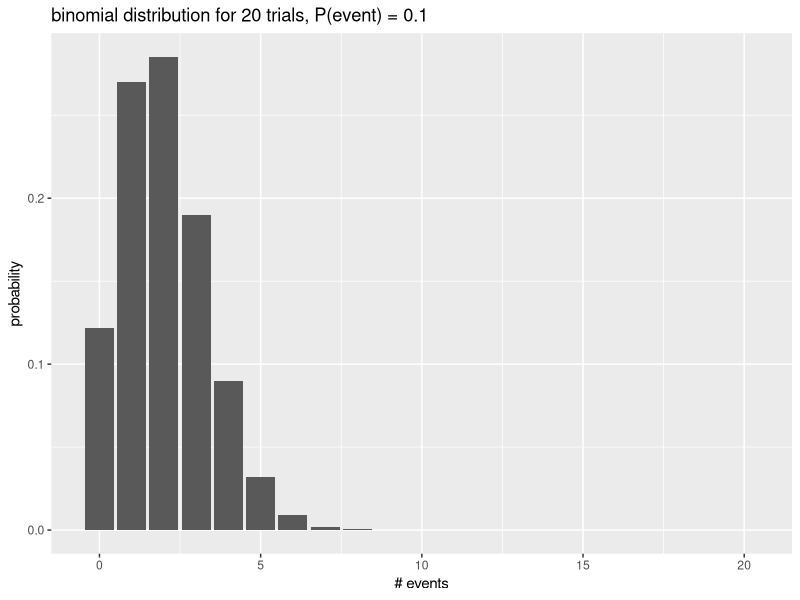

Write R code to recreate this figure.
## ---- chunk 1
knitr::opts_chunk$set(echo = TRUE)
library(tidyverse)
## ---- chunk 2
library(tidyverse)
library(glue)

p_success <- 0.1
N <- 20

plot_data1 <- tibble(x = 0:N,
                     y = dbinom(x, size = N, prob = p_success))

ggplot(plot_data1, aes(x,y)) +
  geom_col() +
  labs(title = glue("binomial distribution for {N} trials, P(event) = {p_success}"),
       x = "# events",
       y = "probability")
